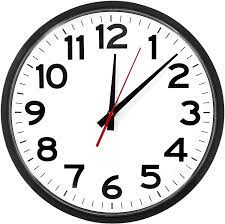
#> input picture clock/download (1).jpg, 225 x 224 px, found by its file name; its folder holds 4 pictures in this run
$ jupyter execute --allow-errors gradient_boosting.ipynb   (shell and % lines are left out)
#> lines starting #> are read from the running program, lines starting #| are printed output that depends on the picture
#> further down, img_array is the input picture: shape (224, 225, 3); mean R, G, B 204.9, 204.4, 204.6
#> `img_resized = resize(img_array,(150,150,3))`:
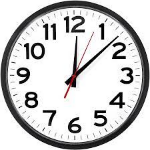
#> img_resized: shape (150, 150, 3) float64; mean R, G, B 0.803, 0.802, 0.802
<a href="https://colab.research.google.com/github/sandhyavisu/MINIPJT-2/blob/main/gradient_boosting.ipynb" target="_parent"></a>

STEP:1 **Gather** **Data**

[cell 1]
from google.colab import drive
drive.mount('/content/drive',force_remount=True)

STEP:2 **Preprocess data**

[cell 2]
import os
import pandas as pd
import numpy as np
import matplotlib.pyplot as plt
from skimage.io import imread
from skimage.transform import resize

[cell 3]
images=[]
target = []
flat_data = []

DATADIR = '/content/drive/MyDrive/pjt'
CATEGORIES = ['clock','lion'] # Name the folder with these categories

#> (the rest of this cell did not finish here and is left out)

[cell 4]
target

[cell 5]
flat_data

[cell 6]
unique,count= np.unique(target,return_counts=True)
plt.bar(CATEGORIES,count)
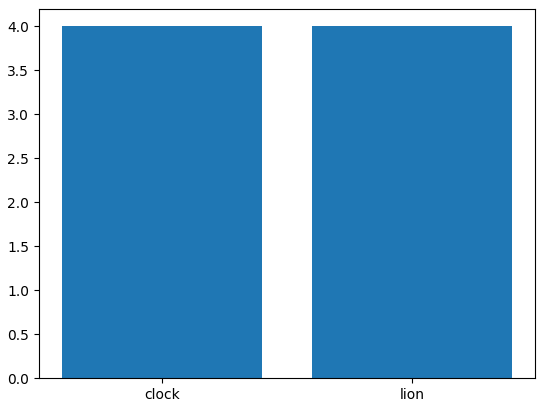
#> figure drawn by matplotlib, 1 panel
